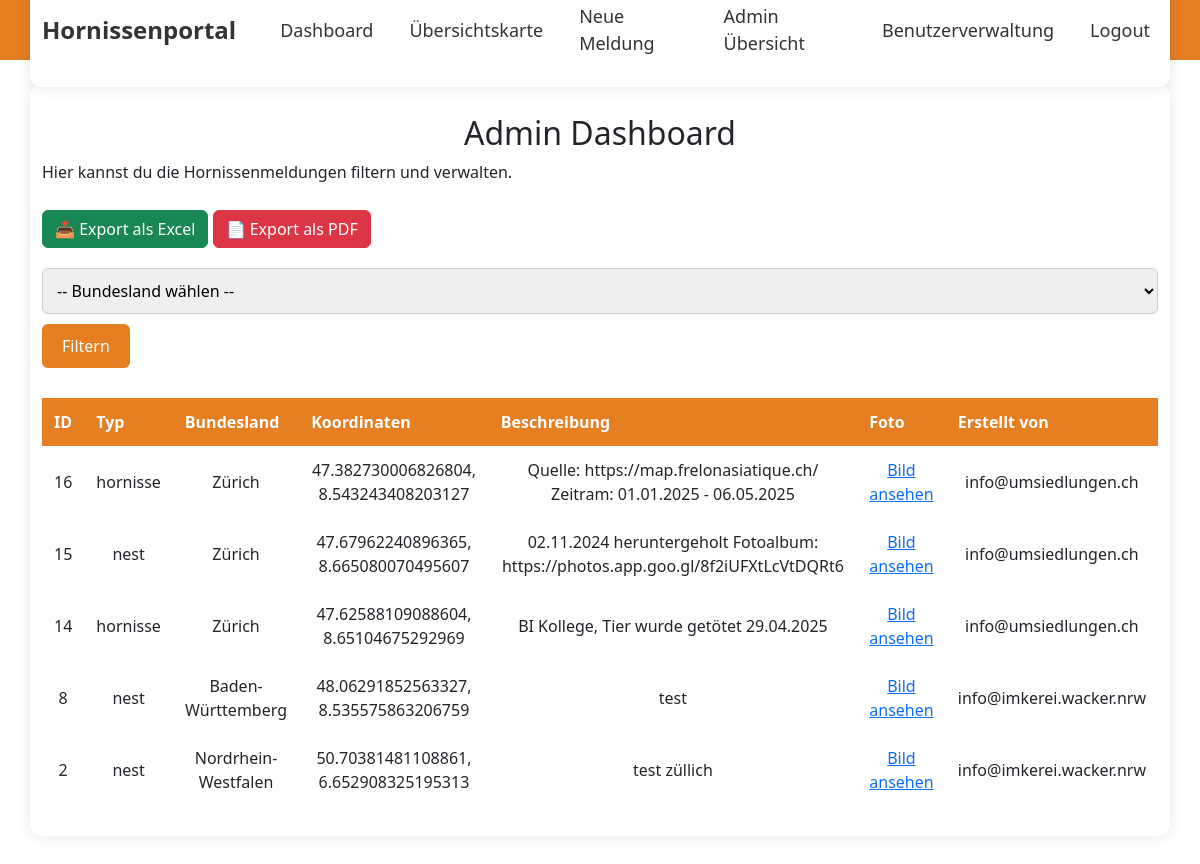
The page /admin (signed in) on the database its author committed.
### app/models.py (models this page shows, shortened)
class Report(db.Model):
    __tablename__ = 'report'
    __table_args__ = {'extend_existing': True}  # <--- Das ist die Lösung!
    id = db.Column(db.Integer, primary_key=True)
    user_id = db.Column(db.Integer, db.ForeignKey('user.id'), nullable=True)
    latitude = db.Column(db.String(50), nullable=False)
    longitude = db.Column(db.String(50), nullable=False)
    bundesland = db.Column(db.String(100), nullable=False)
    type = db.Column(db.String(50), nullable=False)
    description = db.Column(db.Text, nullable=False)
    photo_filename = db.Column(db.String(255), nullable=False)
    timestamp = db.Column(db.DateTime, default=datetime.utcnow)
    user = db.relationship('User', backref='reports')

class User(db.Model, UserMixin):
    id = db.Column(db.Integer, primary_key=True)
    email = db.Column(db.String(120), unique=True, nullable=False)
    password_hash = db.Column(db.String(128), nullable=False)
    is_admin = db.Column(db.Boolean, default=False)   # <<< DAS MUSS HIER SEIN

### app/routes.py (the view)
@bp.route('/admin', methods=['GET'])
@login_required
def admin_dashboard():
    selected_state = request.args.get('bundesland')
    if selected_state:
        reports = Report.query.filter_by(bundesland=selected_state).order_by(Report.timestamp.desc()).all()
    else:
        reports = Report.query.order_by(Report.timestamp.desc()).all()
    bundesländer = db.session.query(Report.bundesland).distinct().all()
    bundesländer = [b[0] for b in bundesländer]
    return render_template('admin_dashboard.html', reports=reports, bundesländer=bundesländer, selected_state=selected_state)

### app/templates/admin_dashboard.html (shortened to what this page needs)
{% extends "base.html" %}
{% block content %}
<h2>Admin Dashboard</h2>
<p>Hier kannst du die Hornissenmeldungen filtern und verwalten.</p>
<div class="mb-3">
  <a href="{{ url_for('main.export_excel') }}" class="btn btn-success">📥 Export als Excel</a>
  <a href="{{ url_for('main.export_pdf') }}" class="btn btn-danger">📄 Export als PDF</a>
</div>
<form method="GET">
    <select name="bundesland">
        <option value="">-- Bundesland wählen --</option>
    </select>
    <button type="submit" class="btn">Filtern</button>
</form>
<table>
    <thead>
        <tr>
            <th>ID</th>
            <th>Typ</th>
            <th>Bundesland</th>
            <th>Koordinaten</th>
            <th>Beschreibung</th>
            <th>Foto</th>
            <th>Erstellt von</th>
        </tr>
    </thead>
    <tbody>
    {% for report in reports %}
        <tr>
            <td>{{ report.id }}</td>
            <td>{{ report.type }}</td>
            <td>{{ report.bundesland }}</td>
            <td>{{ report.latitude }}, {{ report.longitude }}</td>
            <td>{{ report.description }}</td>
            <td>
                {% if report.photo_filename %}
                    <a href="{{ url_for('static', filename='uploads/' ~ report.photo_filename) }}" target="_blank">Bild ansehen</a>
                {% else %}
                    Kein Bild
                {% endif %}
            </td>
            <td>{{ report.user.email }}</td>
        </tr>
    {% endfor %}
    </tbody>
</table>
{% endblock %}

### app/templates/base.html (shortened to what this page needs)
<!DOCTYPE html>
<html lang="de">
<head>
    <link rel="stylesheet" href="{{ url_for('static', filename='css/style.css') }}">
    <link href="https://cdn.jsdelivr.net/npm/bootstrap@5.3.2/dist/css/bootstrap.min.css" rel="stylesheet">
</head>
<body>
<nav class="navbar navbar-expand-lg navbar-custom">
  <div class="container">
    <a class="navbar-brand" href="{{ url_for('main.dashboard') }}">Hornissenportal</a>
    <div class="collapse navbar-collapse" id="navbarNav">
      <ul class="navbar-nav ms-auto">
        <li class="nav-item">
          <a class="nav-link" href="{{ url_for('main.dashboard') }}">Dashboard</a>
        </li>
        <li class="nav-item">
          <a class="nav-link" href="{{ url_for('main.map_view') }}">Übersichtskarte</a>
        </li>
        <li class="nav-item">
          <a class="nav-link" href="{{ url_for('main.report') }}">Neue Meldung</a>
        </li>
        {% if current_user.is_authenticated and current_user.is_admin %}
        <li class="nav-item">
          <a class="nav-link" href="{{ url_for('main.admin_dashboard') }}">Admin Übersicht</a>
        </li>
        <li class="nav-item">
          <a class="nav-link" href="{{ url_for('main.admin_users') }}">Benutzerverwaltung</a>
        </li>
        {% endif %}
        {% if current_user.is_authenticated %}
        <li class="nav-item">
          <a class="nav-link" href="{{ url_for('main.logout') }}">Logout</a>
        </li>
        {% else %}
        <li class="nav-item">
          <a class="nav-link" href="{{ url_for('main.login') }}">Login</a>
        </li>
        {% endif %}
      </ul>
    </div>
  </div>
</nav>
<div class="container mt-4">
    {% block content %}{% endblock %}
</div>
</body>
</html>

### app/static/css/style.css (style rules this page uses)
body { font-family: Arial, sans-serif; background-color: #ffffff; margin: 0; padding: 0; }
.navbar-custom { background-color: #e67e22; width: 100%; display: flex; justify-content: space-between; align-items: center; padding: 0 30px; height: 60px; }
.navbar-custom .navbar-brand { color: #333333; font-weight: bold; font-size: 24px; text-decoration: none; }
.navbar-custom .navbar-nav { display: flex; align-items: center; list-style: none; margin: 0; padding: 0; }
.navbar-custom .nav-item { margin-left: 20px; }
.navbar-custom .nav-link { color: #333333; font-weight: 500; font-size: 18px; text-decoration: none; padding: 0; transition: color 0.3s; }
.container { max-width: 1000px; margin: 50px auto; background-color: #ffffff; padding: 30px; border-radius: 12px; box-shadow: 0 0 15px rgba(0, 0, 0, 0.1); }
h2 { text-align: center; color: #e67e22; margin-bottom: 30px; }
form { margin-top: 20px; }
input[type="text"], input[type="email"], input[type="password"], input[type="file"], textarea, select { width: 100%; padding: 10px; margin-top: 5px; border: 1px solid #ccc; border-radius: 6px; box-sizing: border-box; }
.btn, button[type="submit"], input[type="submit"] { background-color: #e67e22; color: #ffffff; padding: 10px 20px; border: none; border-radius: 6px; cursor: pointer; font-size: 16px; text-decoration: none; margin-top: 10px; transition: background-color 0.3s; }
table { width: 100%; border-collapse: collapse; margin-top: 30px; }
th, td { padding: 12px; text-align: center; border-bottom: 1px solid #ddd; }
th { background-color: #e67e22; color: #ffffff; }
a { color: #e67e22; text-decoration: none; transition: color 0.2s; }

### rows shown on the page
Report: id "16", type "hornisse", bundesland "Zürich", latitude "47.382730006826804", longitude "8.543243408203127", description "Quelle: https://map.frelonasiatique.ch/ Zeitram: 01.01.2025 - 06.05.2025", user.email "info@umsiedlungen.ch"
Report: id "15", type "nest", bundesland "Zürich", latitude "47.67962240896365", longitude "8.665080070495607", description "02.11.2024 heruntergeholt Fotoalbum: https://photos.app.goo.gl/8f2iUFXtLcVtDQRt6", user.email "info@umsiedlungen.ch"
Report: id "14", type "hornisse", bundesland "Zürich", latitude "47.62588109088604", longitude "8.65104675292969", description "BI Kollege, Tier wurde getötet 29.04.2025", user.email "info@umsiedlungen.ch"
Report: id "8", type "nest", bundesland "Baden-Württemberg", latitude "48.06291852563327", longitude "8.535575863206759", description "test", user.email "info@imkerei.wacker.nrw"
Report: id "2", type "nest", bundesland "Nordrhein-Westfalen", latitude "50.70381481108861", longitude "6.652908325195313", description "test züllich", user.email "info@imkerei.wacker.nrw"
